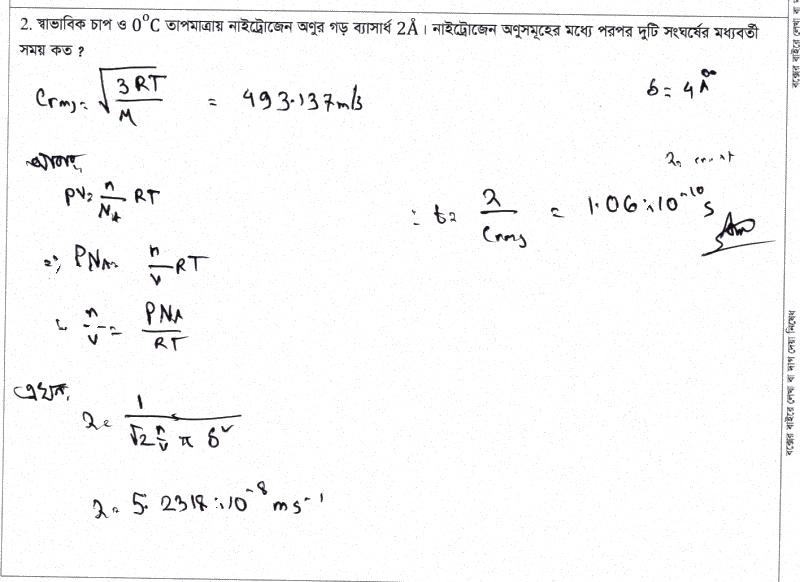
#> input picture Token/Token/Physics/1022_reconstructed.jpg, 800 x 582 px; its folder holds only this picture in this run
$ python test2.py
#> lines starting #> are read from the running program, lines starting #| are printed output that depends on the picture; after the words box and inside, x2 and y2 are one past the last pixel; in counts of white or black regions, pixels touching at a corner belong together
import numpy as np
from PIL import Image
import matplotlib.pyplot as plt
import glob
import os

image_files = glob.glob('./Physics/*.jpg')

for image_file in image_files:
    print(f"Processing {image_file}...")
    image = Image.open(image_file).convert('RGB')
#> image is the input picture: PIL image 800x582 RGB; mean R, G, B 248.1, 248.1, 248.2
    data = np.array(image)

    red = data[:, :, 0]
    green = data[:, :, 1]
    blue = data[:, :, 2]
    red_mask = (red > 100) & (red > green + 30) & (red > blue + 30)
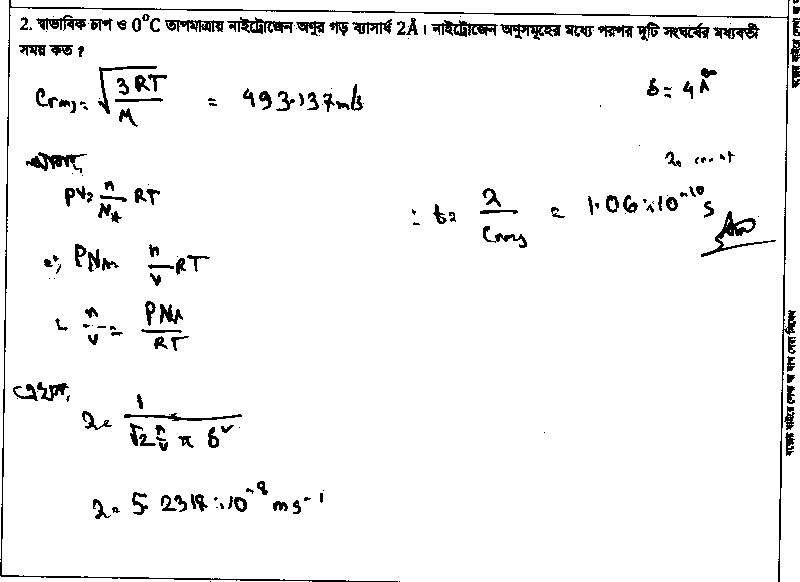
#> red_mask: shape (582, 800) bool; 95.5% white; 196 black regions (64 under 20 px), largest, box (x1, y1, x2, y2) and area: (0, 0, 796, 582) 3881, (701, 211, 776, 257) 636, (431, 20, 498, 37) 539

    black_mask = (red < 50) & (green < 50) & (blue < 50)
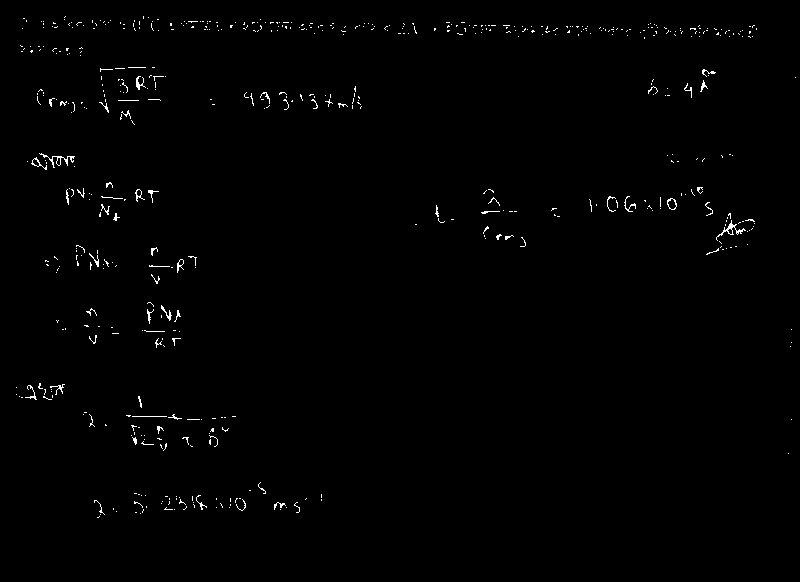
#> black_mask: shape (582, 800) bool; 0.76% white in thin lines or dots, all inside (x1, y1, x2, y2) = (16, 16, 796, 518)
    near_white_mask = (red > 220) & (green > 220) & (blue > 220)
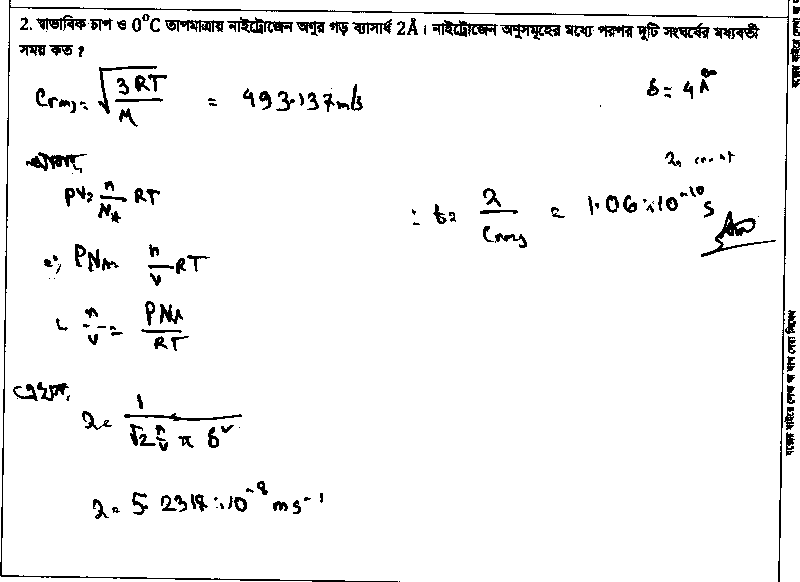
#> near_white_mask: shape (582, 800) bool; 95.6% white; 175 black regions (39 under 20 px), largest, box (x1, y1, x2, y2) and area: (0, 0, 790, 582) 3629, (701, 211, 776, 257) 629, (432, 20, 498, 37) 530

    valid_candidates_mask = near_white_mask
    candidate_coords = np.argwhere(valid_candidates_mask)
#> candidate_coords = 445197 pairs, first value 0 to 581, second value 0 to 799

    if len(candidate_coords) == 0:
        print(f"No near-white candidates found in {image_file}, skipping.")
        continue

    red_coords = np.argwhere(red_mask)
#> red_coords = 444686 pairs, first value 0 to 581, second value 0 to 799
    output_data = data.copy()

    for y, x in red_coords:
        cy, cx = candidate_coords[np.random.randint(len(candidate_coords))]
        output_data[y, x] = data[cy, cx]
#> this loop made 444686 passes
#> (x, cy, cx) on passes 1 to 3: (0, 403, 38), (1, 569, 396), (2, 160, 76)

    output_image = Image.fromarray(output_data)
    base_name, ext = os.path.splitext(image_file)
    output_filename = f"{base_name}_reconstructed{ext}"
    output_image.save(output_filename)
    print(f"Saved {output_filename}")

print("Processing complete.")

$ run again, on Token/Token/Physics/1078.jpg
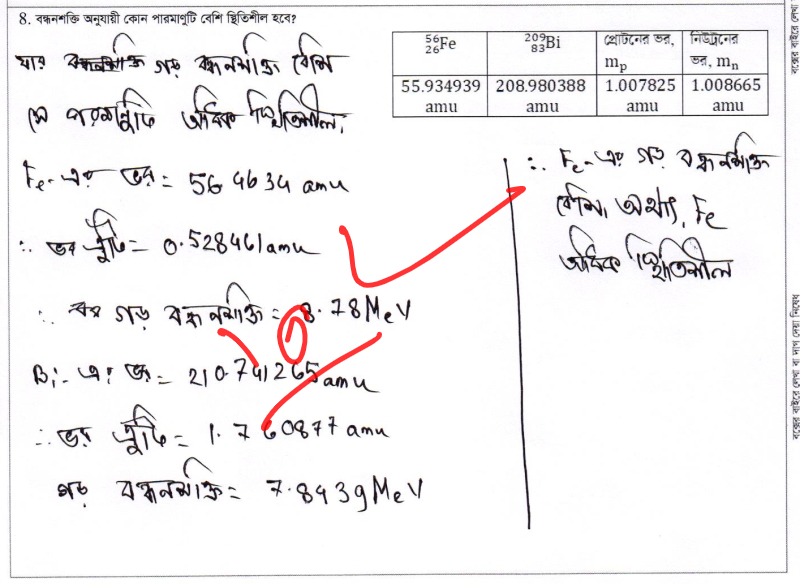
#> input picture Token/Token/Physics/1078.jpg, 800 x 584 px
#> image is the input picture: PIL image 800x584 RGB; mean R, G, B 242.4, 240.4, 241.2
#> `red_mask = (red > 100) & (red > green + 30) & (red > blue + 30)`:
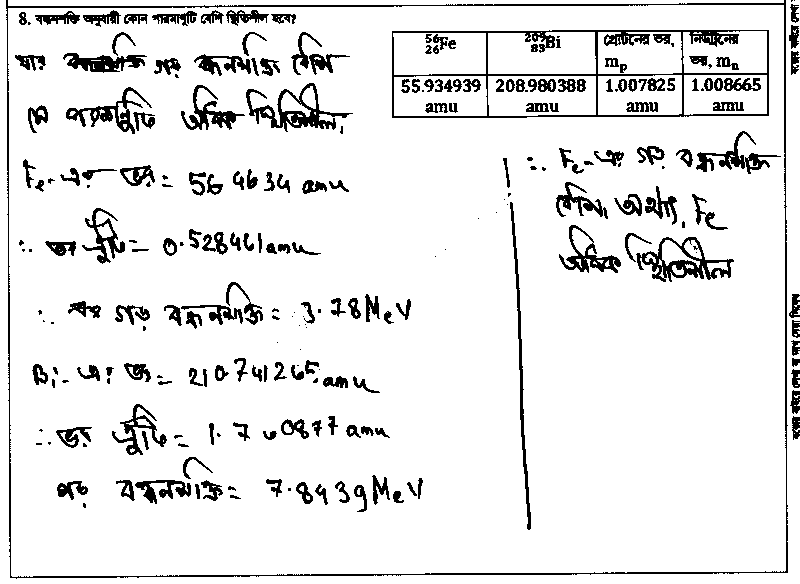
#> red_mask: shape (584, 800) bool; 90.9% white; 243 black regions (59 under 20 px), largest, box (x1, y1, x2, y2) and area: (6, 0, 788, 579) 4681, (392, 30, 769, 118) 3989, (246, 83, 353, 132) 1438
#> black_mask: shape (584, 800) bool; 1.3% white in thin lines or dots, all inside (x1, y1, x2, y2) = (16, 12, 766, 529)
#> `near_white_mask = (red > 220) & (green > 220) & (blue > 220)`:
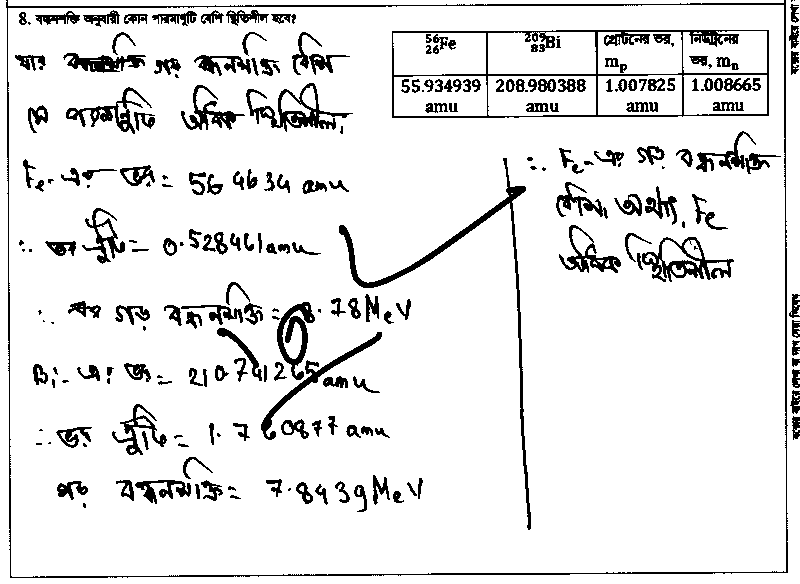
#> near_white_mask: shape (584, 800) bool; 90.4% white; 230 black regions (45 under 20 px), largest, box (x1, y1, x2, y2) and area: (6, 0, 788, 578) 4423, (392, 30, 769, 118) 3801, (339, 158, 531, 530) 2623
#> candidate_coords = 422479 pairs, first value 0 to 583, second value 0 to 799
#> red_coords = 424656 pairs, first value 0 to 583, second value 0 to 799
#> the loop `for y, x in red_coords:` made 424656 passes
#> (x, cy, cx) on passes 1 to 3: (0, 430, 698), (1, 172, 584), (2, 220, 255)

$ run again, on Token/Token/Physics/1083.jpg
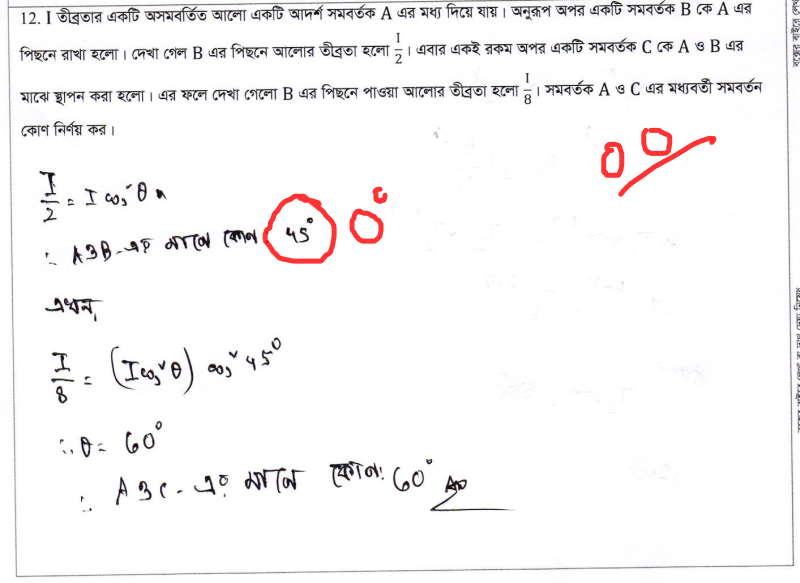
#> input picture Token/Token/Physics/1083.jpg, 800 x 583 px
#> image is the input picture: PIL image 800x583 RGB; mean R, G, B 247.2, 245.6, 246
#> `red_mask = (red > 100) & (red > green + 30) & (red > blue + 30)`:
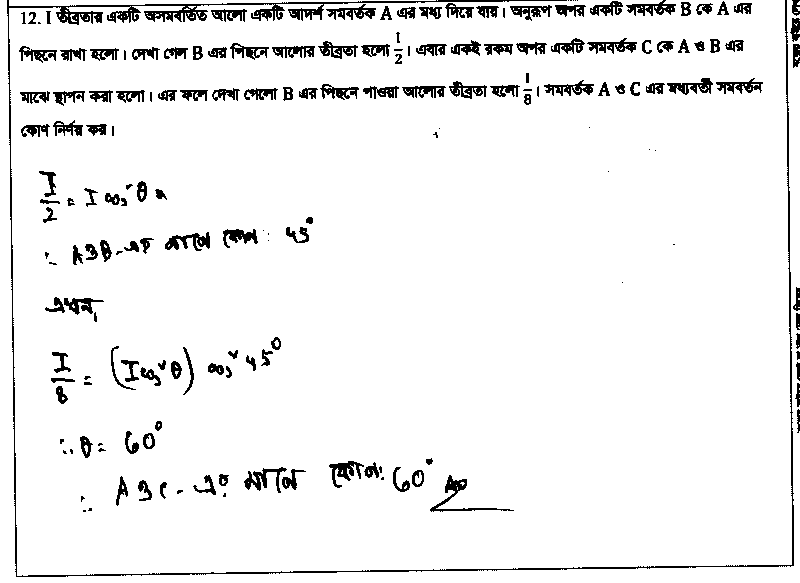
#> red_mask: shape (583, 800) bool; 94.1% white; 177 black regions (38 under 20 px), largest, box (x1, y1, x2, y2) and area: (7, 0, 794, 577) 5904, (430, 475, 514, 512) 473, (165, 232, 210, 251) 419
#> black_mask: shape (583, 800) bool; 0.66% white in thin lines or dots, all inside (x1, y1, x2, y2) = (21, 2, 800, 510)
#> `near_white_mask = (red > 220) & (green > 220) & (blue > 220)`:
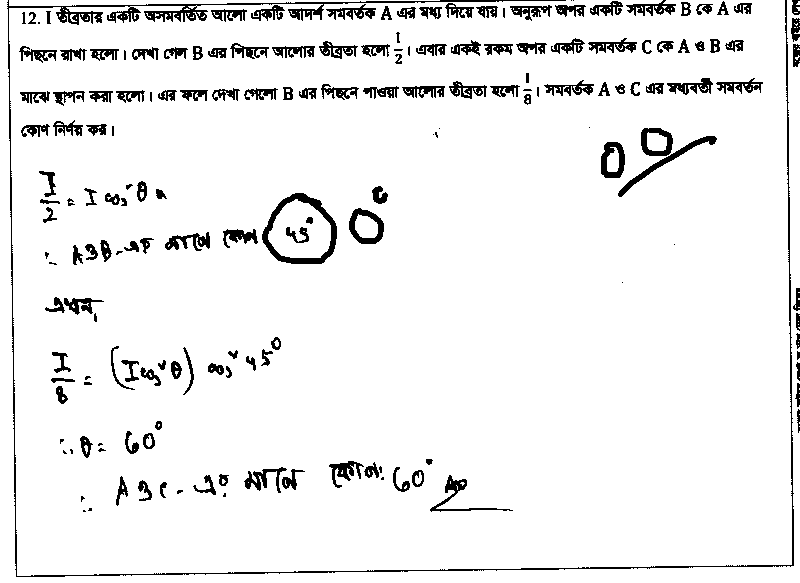
#> near_white_mask: shape (583, 800) bool; 93.6% white; 176 black regions (32 under 20 px), largest, box (x1, y1, x2, y2) and area: (7, 0, 794, 577) 5304, (262, 193, 337, 264) 1256, (618, 136, 717, 197) 648
#> candidate_coords = 436585 pairs, first value 0 to 582, second value 0 to 799
#> red_coords = 439111 pairs, first value 0 to 582, second value 0 to 799
#> the loop `for y, x in red_coords:` made 439111 passes
#> (x, cy, cx) on passes 1 to 3: (0, 413, 439), (1, 582, 44), (2, 169, 52)

$ run again, on Token/Token/Physics/1491_reconstructed.jpg
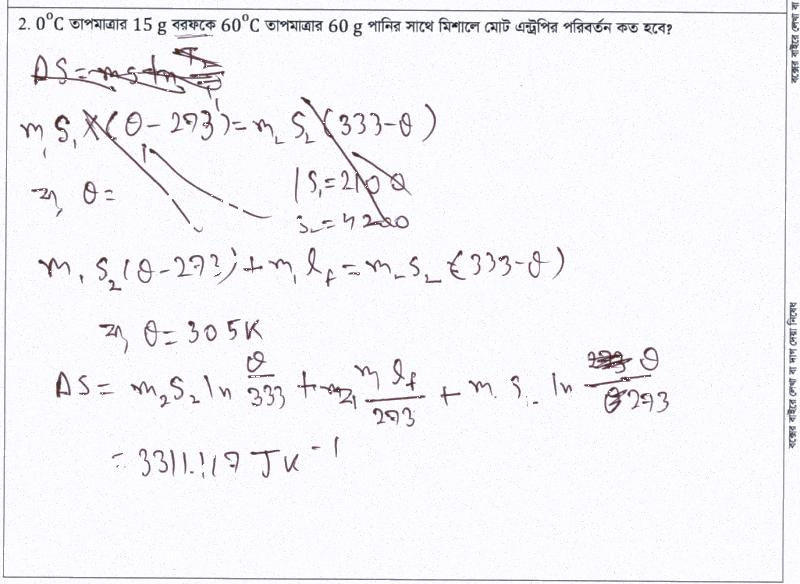
#> input picture Token/Token/Physics/1491_reconstructed.jpg, 800 x 584 px
#> image is the input picture: PIL image 800x584 RGB; mean R, G, B 244.8, 244, 246.8
#> `red_mask = (red > 100) & (red > green + 30) & (red > blue + 30)`:
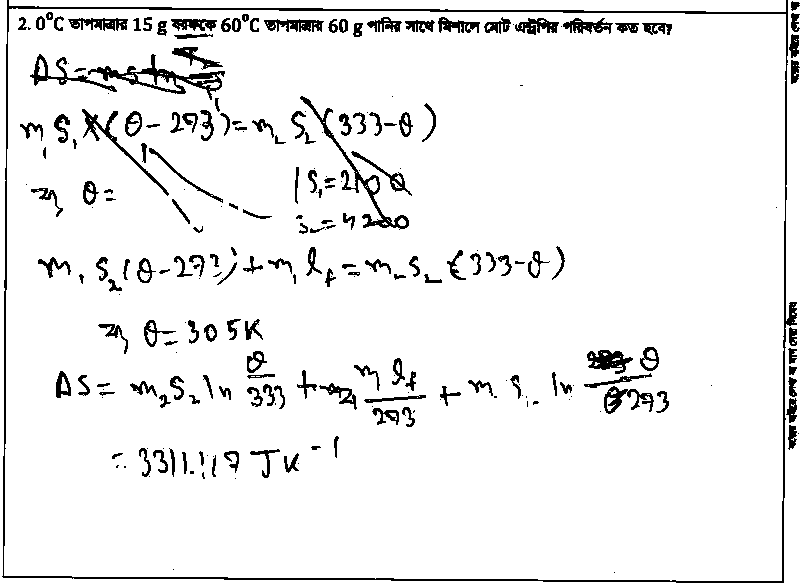
#> red_mask: shape (584, 800) bool; 93.6% white; 245 black regions (74 under 20 px), largest, box (x1, y1, x2, y2) and area: (2, 0, 797, 583) 5642, (88, 54, 225, 100) 1354, (300, 96, 409, 230) 1160
#> black_mask: shape (584, 800) bool; 0.04% white in thin lines or dots, all inside (x1, y1, x2, y2) = (20, 18, 669, 356)
#> `near_white_mask = (red > 220) & (green > 220) & (blue > 220)`:
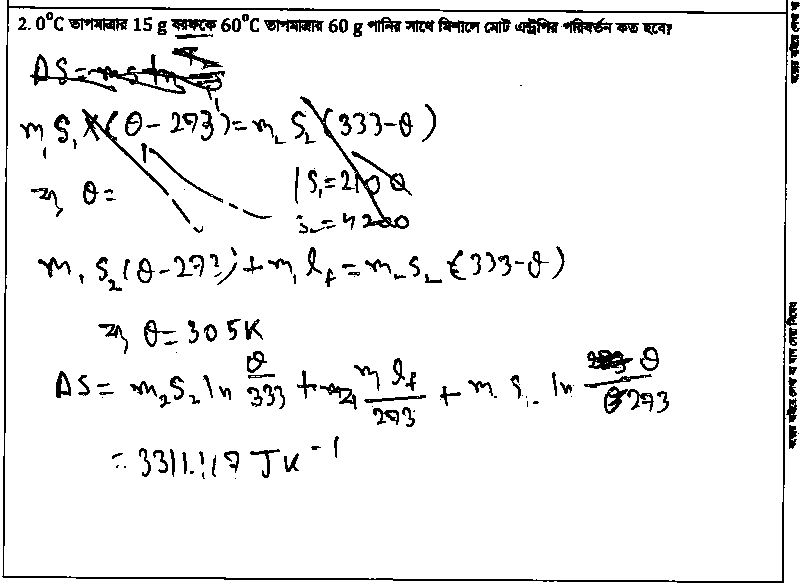
#> near_white_mask: shape (584, 800) bool; 93.8% white; 203 black regions (32 under 20 px), largest, box (x1, y1, x2, y2) and area: (2, 0, 797, 583) 5450, (88, 54, 225, 100) 1321, (300, 96, 409, 229) 1027
#> candidate_coords = 438299 pairs, first value 0 to 583, second value 0 to 799
#> red_coords = 437411 pairs, first value 0 to 583, second value 0 to 799
#> the loop `for y, x in red_coords:` made 437411 passes
#> (x, cy, cx) on passes 1 to 3: (0, 413, 669), (1, 580, 106), (2, 163, 516)

$ run again, on Token/Token/Physics/1032.jpg
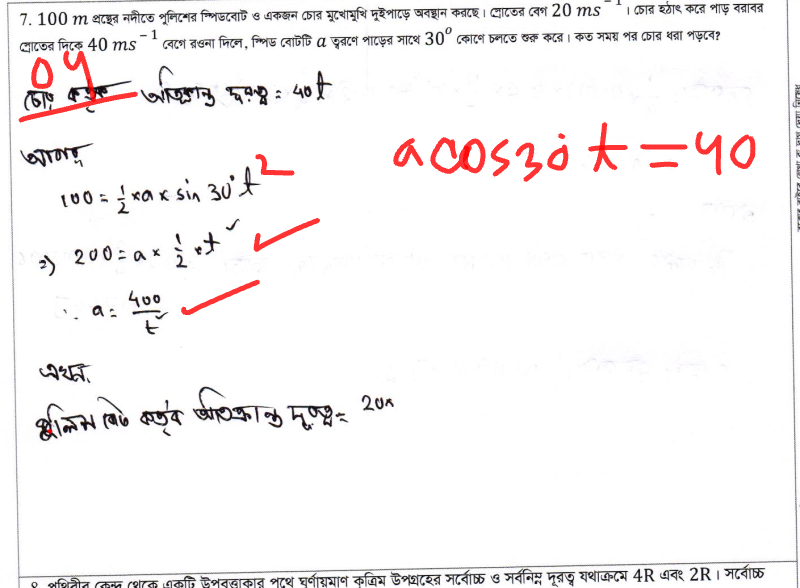
#> input picture Token/Token/Physics/1032.jpg, 800 x 588 px
#> image is the input picture: PIL image 800x588 RGB; mean R, G, B 247, 244.1, 244.3
#> `red_mask = (red > 100) & (red > green + 30) & (red > blue + 30)`:
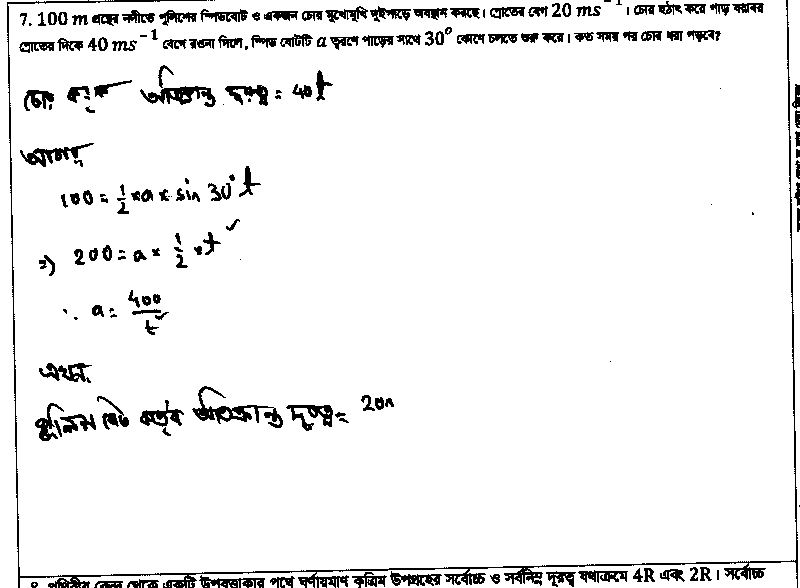
#> red_mask: shape (588, 800) bool; 94.3% white; 172 black regions (32 under 20 px), largest, box (x1, y1, x2, y2) and area: (7, 0, 798, 588) 5512, (192, 386, 283, 428) 991, (140, 86, 216, 107) 743
#> black_mask: shape (588, 800) bool; 0.86% white in thin lines or dots
#> `near_white_mask = (red > 220) & (green > 220) & (blue > 220)`:
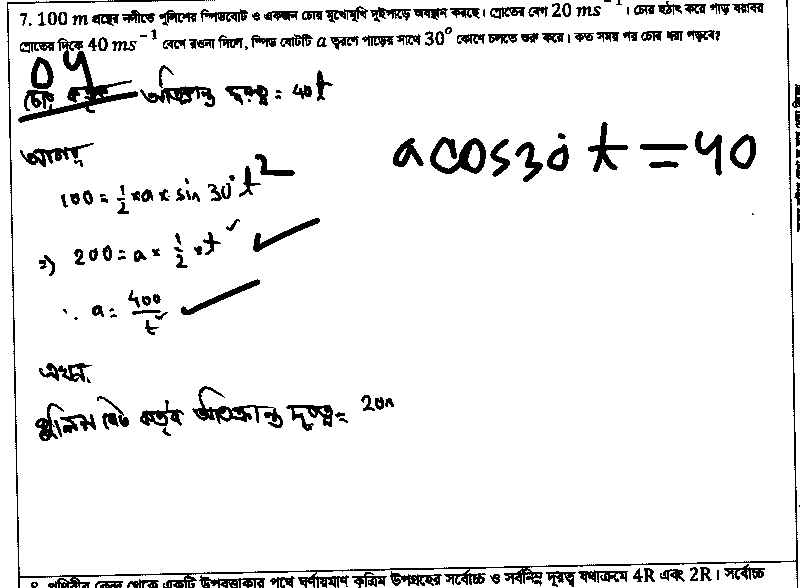
#> near_white_mask: shape (588, 800) bool; 92.9% white; 181 black regions (28 under 20 px), largest, box (x1, y1, x2, y2) and area: (7, 0, 798, 588) 4930, (18, 38, 138, 123) 1803, (430, 137, 486, 174) 997
#> candidate_coords = 437023 pairs, first value 0 to 587, second value 0 to 799
#> red_coords = 443443 pairs, first value 0 to 587, second value 0 to 799
#> the loop `for y, x in red_coords:` made 443443 passes
#> (cy, cx) on passes 1 to 3: (413, 168), (586, 191), (170, 48)
